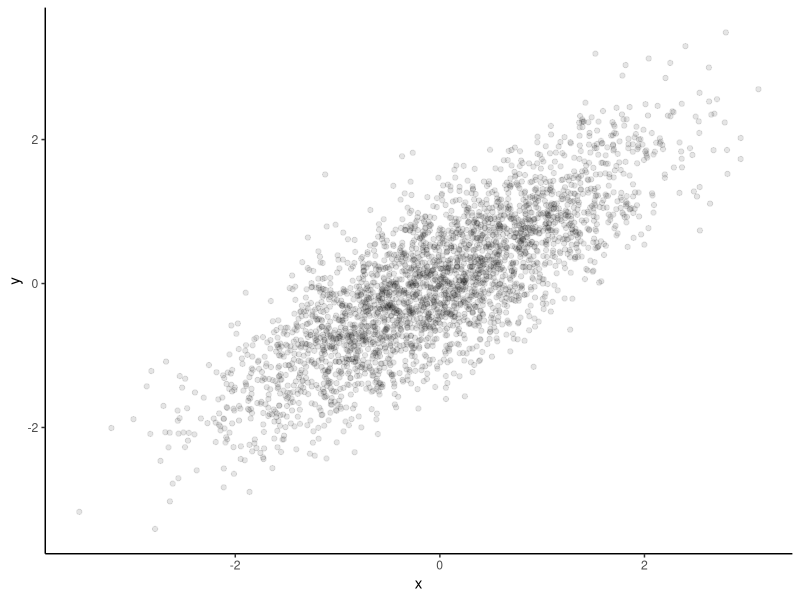

Reproduce this figure in R. (Note: this script raises an error after producing the figure.)
## ---- chunk 1
## library packages - this will be hidden 
library(tidyverse)
library(here)
library(ragg)
## ---- chunk 2
library(tidyverse)
## ---- chunk 3
#| echo: true
# Generate random data for x
x <- rnorm(n = 3000)
y <- 0.8 * x + rnorm(3000, 0, sqrt(1 - 0.8^2))

# Create data.frame
data_df <- data.frame(x = x, y = y)

# Generate visualization 
data_df %>% 
  ggplot(aes(x = x, y = y)) + 
  geom_point(alpha = 0.1) + 
  theme_classic()
## ---- chunk 4
library(here)

knitr::include_graphics(here("Slides/Session1_Slides_files/figs/rstudio.png"))
## ---- chunk 5
library(here)

knitr::include_graphics(here("Slides/Session1_Slides_files/figs/quarto.png"))
## ---- chunk 6
library(here)
knitr::include_graphics(here("Slides/Session1_Slides_files/figs/lightbulb_analogy.png"))
## ---- chunk 7
#| echo: true
3+3

print("Thank you for attending the first session!")
## ---- chunk 8
#| echo: true
## Objects in R

## Numeric like `1`, `2.5`
x <- 2.5
  
## Character: Text strings like `"hello"`
y <- "hello"

## Boolean: `TRUE`, `FALSE`
z <- TRUE

## Vectors
vec1 <- c(1, 2, 3)
vec2 <- c("a", "b", "c")

## data.frames 
df <- data.frame(vec1, vec2)
## ---- chunk 9
#| echo: true
## Functions in R
result_sqrt <- sqrt(25)
result_sqrt
## ---- chunk 10
#| echo: true
# User-Defined Functions: Custom functions
my_function <- function(a, b) {
  return(a^2 + b)
}

my_function(2, 3)
## ---- chunk 11
#| echo: true
# User-Defined Functions: Custom functions

library(here) ## library package here
here() ## run custom "here" function to print out working directory 
## ---- chunk 12
#| echo: true
## Add comments 

x <- 7 # assigns 1 to x

## the line below won't assign 12 to x because it's commented out 
# x <- 12

x
## ---- chunk 13
#| echo: true
## Add comments 

x <- 7 # assigns 7 to x 

## Question: what does this do? 
y <- x 
## ---- chunk 14
#| echo: true

## R as a calculator (# adds a comment)
## Addition 
10 + 3

## Subtraction  
4 - 2
## ---- chunk 15
#| echo: true

## Multiplication  
4 * 3

## Division
12 / 6 
## ---- chunk 16
#| echo: true

## exponents 
10^2 ## or 10 ** 2 

## ---- chunk 17
data <- data.frame(
  Operator = c("AND", "OR", "NOT", "Equal", "Not Equal", "Greater/Less Than", "Greater/Less Than or Equal", "Element-wise In"),
  Symbol = c("&", "|", "!", "==", "!=", "> or <", ">= or <=", "%in%")
)

knitr::kable(data)
## ---- chunk 18
#| echo: true

## Logical operators 

10 == 10

9 == 10

9 < 10

"apple" %in% c("bananas", "oranges")

"apple" %in% "bananas" | "apple" %in% "apple" 

"apple" %in% "bananas" & "apple" %in% "apple" 


## ---- chunk 19
#| echo: true

## Vector Example 
vec_example <- c(1, 2, 3, 4, 5)

vec_example ## prints out vec_example
## ---- chunk 20
#| echo: true
# Data.frame example 
example_df <- data.frame(
  ID = c(1, 2, 3, 4),
  Name = c("Alice", "Bob", "Charlie", "David"),
  Age = c(25, 30, 35, 40),
  Score = c(90, 85, 88, 76)
)

example_df ## prints out df_example 
## ---- chunk 21
# Print the data frame
# knitr::kable(example_df)
## ---- chunk 22
#| echo: true
## generate vectors 
vec1 <- c(1, 2, 3)
vec2 <- c("a", "b", "c")

## check type 
class(vec1)
class(vec2)

## ---- chunk 23
#| echo: true
## Basic 
c(1, 2, 3, 4, 5, 6, 7, 8, 9, 10)

## ---- chunk 24
#| echo: true
c(1:10)
## ---- chunk 25
#| echo: true
## seq 1-10, by = 2
seq(1, 10, by = 2)
## ---- chunk 26
#| echo: true

## hint: rnorm simulates random draws from a standard normal distribution  
random_draws <- rnorm(n = 5,
      mean = 0,
      sd = 1)

## find the mean 
mean(random_draws)

## find the median
median(random_draws)

## find the standard deviation 
sd(random_draws)
## ---- chunk 27
#| echo: true
#| 
x <- 3
y <- 4
## ---- chunk 28
#| echo: true
#| 
z <- x * y
## ---- chunk 29
#| echo: true
#| 
three_squared <- 3^2
## ---- chunk 30
#| echo: true
#| 
three_squared > 10

## ---- chunk 31
#| echo: true
!three_squared > 10
## ---- chunk 32
#| echo: true
#| 
# Generate a vector using c() method
vector_c <- c(100, 101, 102, 103, 104, 105)

# Generate a vector using seq() method
vector_seq <- seq(100, 105, by = 1)

# Generate a vector using : operator
vector_colon <- c(100:105) 
## ---- chunk 33
#| echo: true
# Generate a sequence of all even numbers between 0 and 100
even_seq <- seq(0, 100, by = 2)
## ---- chunk 34
#| echo: true
# Create a descending sequence of numbers from 100 to 1
desc_seq <- seq(100, 1, by = -1)
## ---- chunk 35
#| echo: true
vec <- c(1, 2, 3, 4, 5)
first_element <- vec[1]
first_element

third_element <- vec[3]
third_element
## ---- chunk 36
#| echo: true
vec <- seq(5, 33, by = 2)
vec[vec > 25]
## ---- chunk 37
#| echo: true
test_scores <- data.frame(
  id = c(1, 2, 3, 4, 5),
  name = c("Alice", "Bob", "Carol", "Dave", "Emily"),
  age = c(25, 30, 22, 28, 24),
  gender = c("F", "M", "F", "M", "F"),
  score = c(90, 85, 88, 92, 89)
)

knitr::kable(test_scores)
## ---- chunk 38
#| echo: true
#| 
## print first two rows  first row 
head(test_scores, 2)

## access name column 
test_scores$name
## ---- chunk 39
#| echo: true
## all rows, columns 1-3 
test_scores[,1:3]

## all columns, rows 4-5 
test_scores[4:5,]
## ---- chunk 40
#| echo: true
test_scores[1:3,]
## ---- chunk 41
#| echo: true
test_scores[test_scores$score >= 90, ]

## ---- chunk 42
#| echo: true
## check number of rows (observations)
nrow(test_scores)
## ---- chunk 43
#| echo: true
## check number of columns (variables)
ncol(test_scores)
## ---- chunk 44
#| echo: true
names(test_scores)
## ---- chunk 45
#| echo: true

# Generate a sample of 1,000 draws from a normal distribution with mean = 10 and sd = 2
sample_data_100 <- rnorm(100, 
                     mean = 10,
                     sd = 2)

## look at 1st, 10th, and 100th element 
sample_data_100[c(1, 10, 100)]

# Calculate the mean of this sample
sample_mean_100 <- mean(sample_data_100)

# Calculate the difference between the mean of the sample and the expected value of the mean
difference_100 <- abs(sample_mean_100 - 10)

difference_100

# Calculate the Z-score for the sample mean
sample_data_10000 <- rnorm(10000, 
                     mean = 10,
                     sd = 2)

# Calculate the mean of this sample
sample_data_10000 <- mean(sample_data_10000)

# Calculate the difference between the mean of the sample and the expected value of the mean
sample_data_10000 <- abs(sample_data_10000 - 10)

sample_data_10000
